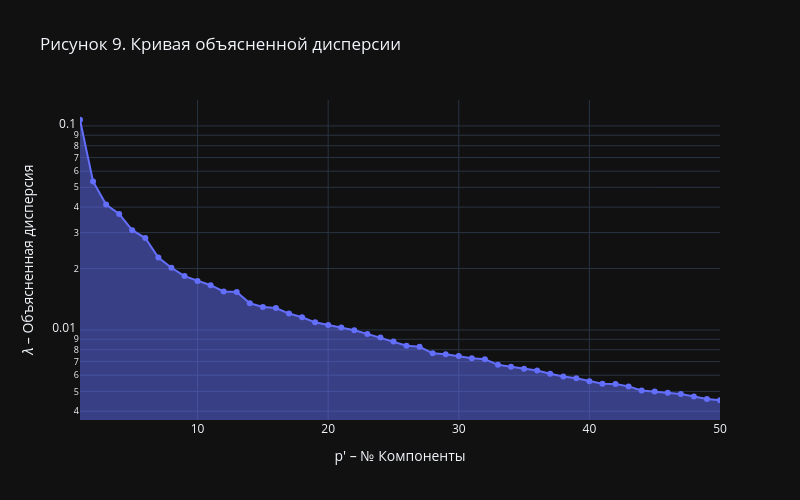

Write notebook code for a chart like this one.
### Code cell
exp_val = EV

px.area(
    x=range(1, exp_val.shape[0] + 1),
    y=exp_val,
    labels={"x": "p' – № Компоненты", "y": "𝜆 – Объясненная дисперсия"},
    markers=True,
    template="plotly_dark",
    title="Рисунок 9. Кривая объясненной дисперсии",
    log_y=True, # Логарифмическая ось ординат
    width=800,
    height=500
)

### Figure 1 — Plotly figure (JSON) as saved in the notebook; plotly's stock layout.template omitted (floating-point values rounded to 4 significant figures)
{"data": [{"fillpattern": {"shape": ""}, "hovertemplate": "p' – № Компоненты=%{x}<br>𝜆 – Объясненная дисперсия=%{y}<extra></extra>", "legendgroup": "", "line": {"color": "#636efa"}, "marker": {"symbol": "circle"}, "mode": "lines+markers", "name": "", "orientation": "v", "showlegend": false, "stackgroup": "1", "type": "scatter", "x": [1, 2, 3, 4, 5, 6, 7, 8, 9, 10, 11, 12, 13, 14, 15, 16, 17, 18, 19, 20, 21, 22, 23, 24, 25, 26, 27, 28, 29, 30, 31, 32, 33, 34, 35, 36, 37, 38, 39, 40, 41, 42, 43, 44, 45, 46, 47, 48, 49, 50], "xaxis": "x", "y": [0.1072, 0.05345, 0.04116, 0.03703, 0.03082, 0.02822, 0.02264, 0.02017, 0.01837, 0.01737, 0.01657, 0.01546, 0.01534, 0.01351, 0.01297, 0.0128, 0.01203, 0.01155, 0.0109, 0.01057, 0.01029, 0.009966, 0.009568, 0.009175, 0.008777, 0.008366, 0.008268, 0.00768, 0.007608, 0.00746, 0.007259, 0.007195, 0.006749, 0.006608, 0.006448, 0.006333, 0.006102, 0.005914, 0.005792, 0.005604, 0.005455, 0.00543, 0.005291, 0.005054, 0.004996, 0.004925, 0.00485, 0.004722, 0.00459, 0.004525], "yaxis": "y"}], "layout": {"height": 500, "legend": {"tracegroupgap": 0}, "title": {"text": "Рисунок 9. Кривая объясненной дисперсии"}, "width": 800, "xaxis": {"anchor": "y", "domain": [0, 1], "title": {"text": "p' – № Компоненты"}}, "yaxis": {"anchor": "x", "domain": [0, 1], "title": {"text": "𝜆 – Объясненная дисперсия"}, "type": "log"}}}
